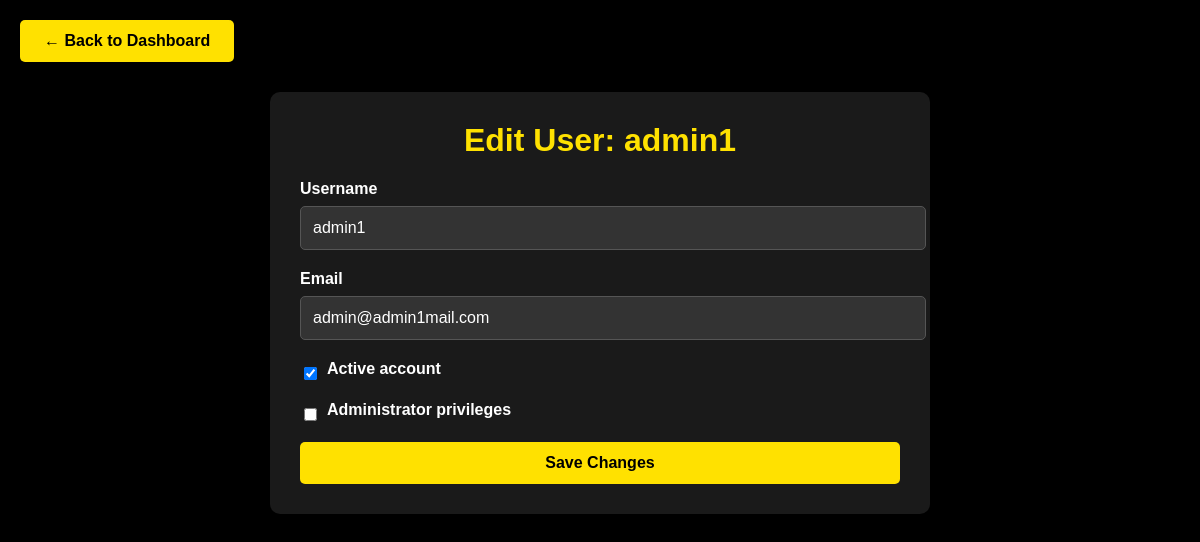
Page /edit_user.php?id=12 (signed in) on the committed database.
### tables this page shows
CREATE TABLE `users` (
  `id` int(11) NOT NULL,
  `username` varchar(50) NOT NULL,
  `password` varchar(255) NOT NULL,
  `email` varchar(100) DEFAULT NULL,
  `created_at` timestamp NOT NULL DEFAULT current_timestamp(),
  `is_active` tinyint(1) DEFAULT 1,
  `is_admin` tinyint(1) DEFAULT 0
);

### edit_user.php (the view, shortened to what this page needs)
<?php
require 'config.php';
$user_id = $_GET['id'] ?? 0;
$stmt = $pdo->prepare("SELECT * FROM users WHERE id = ?");
$stmt->execute([$user_id]);
$user = $stmt->fetch();
?>
<!DOCTYPE html>
<html lang="en">
<head>
</head>
<body>
    <a href="admin_dashboard.php" class="btn">← Back to Dashboard</a>
    <div class="form-container">
        <h1>Edit User: <?= htmlspecialchars($user['username']) ?></h1>
        <form method="POST">
            <div class="form-group">
                <label for="username">Username</label>
                <input type="text" id="username" name="username"
                       value="<?= htmlspecialchars($user['username']) ?>" required>
            </div>
            <div class="form-group">
                <label for="email">Email</label>
                <input type="email" id="email" name="email"
                       value="<?= htmlspecialchars($user['email']) ?>" required>
            </div>
            <div class="checkbox-group">
                <input type="checkbox" id="is_active" name="is_active"
                       <?= $user['is_active'] ? 'checked' : '' ?>>
                <label for="is_active">Active account</label>
            </div>
            <div class="checkbox-group">
                <input type="checkbox" id="is_admin" name="is_admin"
                       <?= $user['is_admin'] ? 'checked' : '' ?>>
                <label for="is_admin">Administrator privileges</label>
            </div>
            <button type="submit" class="btn btn-block">Save Changes</button>
        </form>
    </div>
</body>
</html>

### edit_user.php (style rules this page uses)
:root { --primary: #FFE100; --dark: #1a1a1a; --light: #f8f9fa; }
body { font-family: 'KronaOne-Regular', sans-serif; background-color: #000; color: white; margin: 0; padding: 20px; }
.form-container { max-width: 600px; margin: 30px auto; padding: 30px; background-color: var(--dark); border-radius: 10px; }
h1 { color: var(--primary); margin-top: 0; text-align: center; }
.form-group { margin-bottom: 20px; }
label { display: block; margin-bottom: 8px; font-weight: bold; }
input[type="text"], input[type="email"] { width: 100%; padding: 12px; background-color: #333; border: 1px solid #555; border-radius: 5px; color: white; font-size: 16px; }
.checkbox-group { display: flex; align-items: center; margin-bottom: 15px; }
.checkbox-group input { margin-right: 10px; width: auto; }
.btn { display: inline-block; padding: 12px 24px; background-color: var(--primary); color: black; border: none; border-radius: 5px; font-weight: bold; cursor: pointer; text-decoration: none; font-size: 16px; }
.btn-block { display: block; width: 100%; text-align: center; }

### rows in the picture
users: username "admin1", email "admin@admin1mail.com", is_active "☑"
